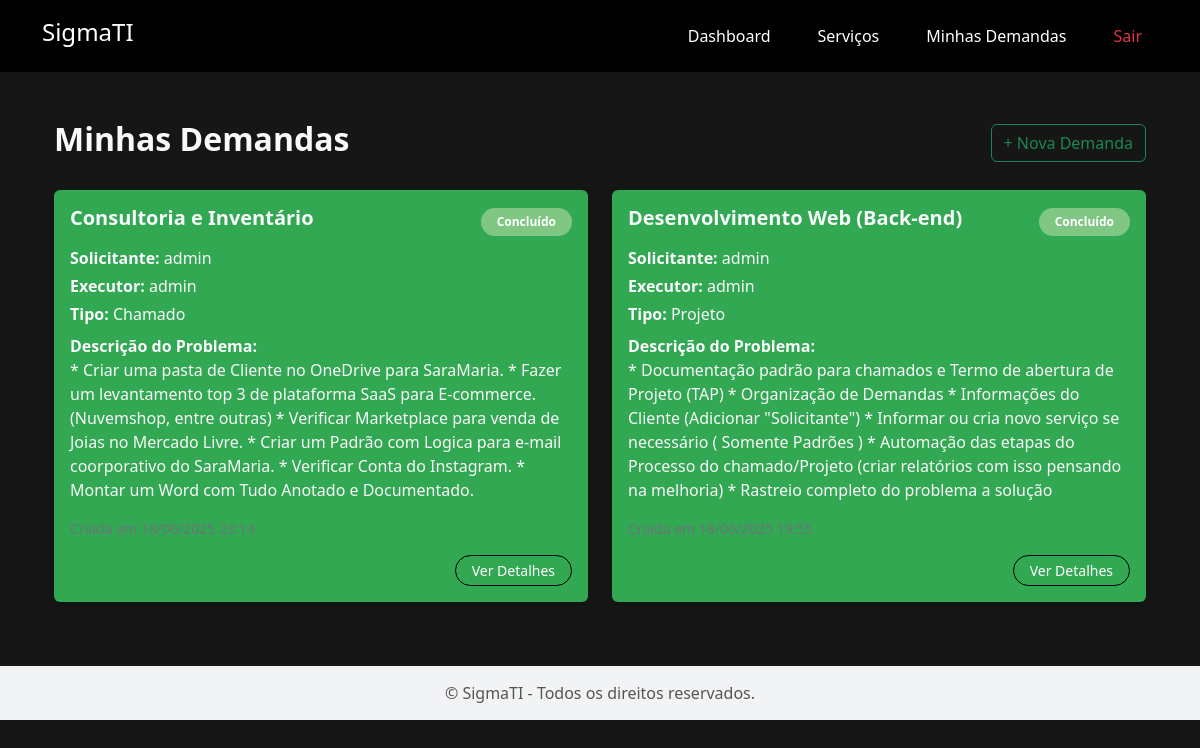
The app's page /listar_demandas/ (signed in), older data.
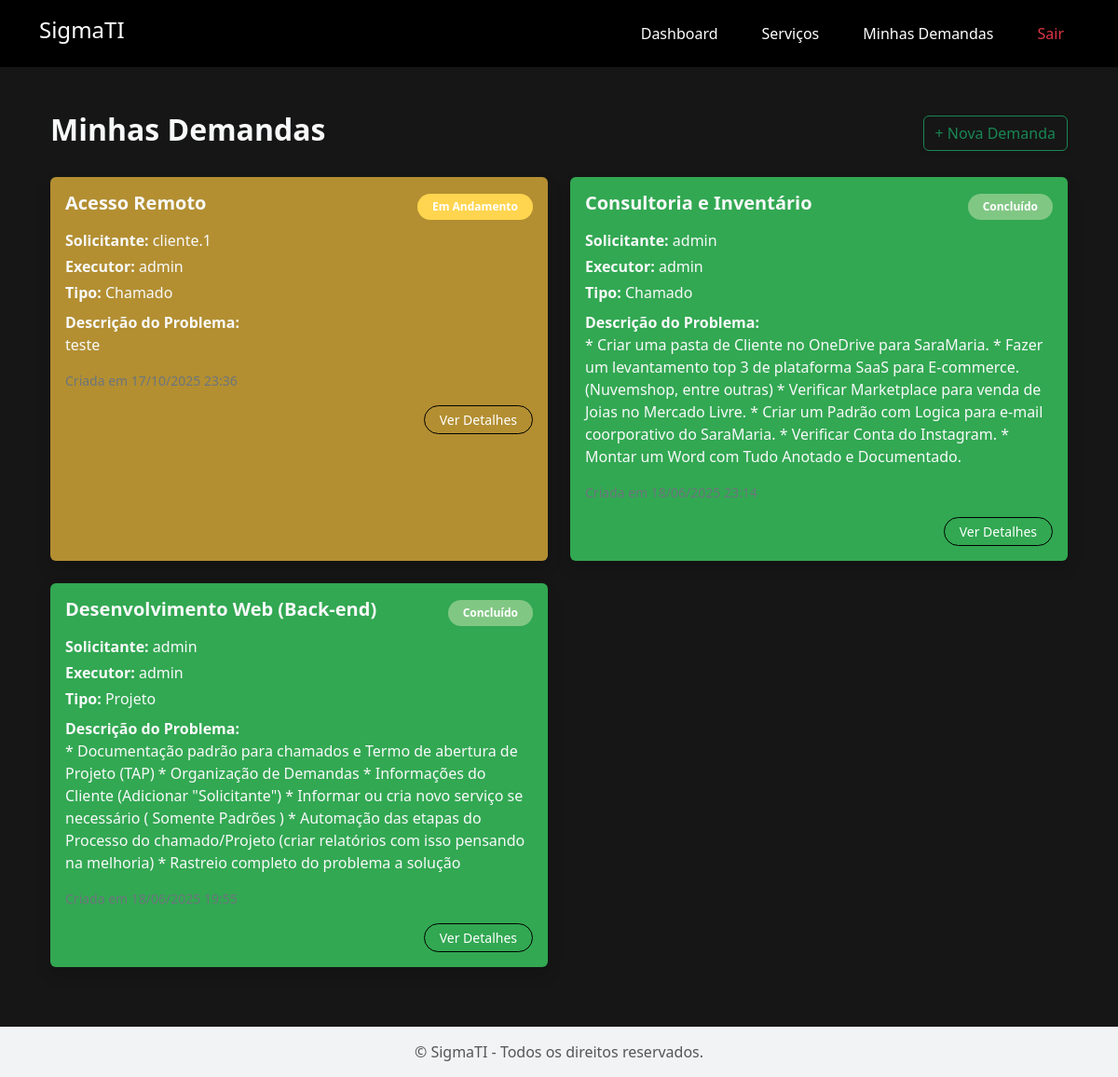
The same page, newer data.
### AppHome/models.py (models this page shows, shortened)
class Demanda(models.Model):
    CHAMADO = 'Chamado'
    PROJETO = 'Projeto'
    TIPO_CHOICES = [
        (CHAMADO, 'Chamado'),
        (PROJETO, 'Projeto'),
    ]
    ABERTO = 'Aberto'
    EM_ANDAMENTO = 'Em Andamento'
    CONCLUIDO = 'Concluído'
    STATUS_CHOICES = [
        (ABERTO, 'Aberto'),
        (EM_ANDAMENTO, 'Em Andamento'),
        (CONCLUIDO, 'Concluído'),
    ]
    solicitante = models.ForeignKey(User, on_delete=models.CASCADE, related_name='demandas_solicitadas')
    servico = models.ForeignKey(Servico, on_delete=models.CASCADE)
    tipo = models.CharField(max_length=10, choices=TIPO_CHOICES, default=CHAMADO)
    descricao_problema = models.TextField()
    status = models.CharField(max_length=20, choices=STATUS_CHOICES, default=ABERTO)
    executor = models.ForeignKey(User, on_delete=models.CASCADE, related_name='demandas_resolvidas', null=True, blank=True)
    descricao_solucao = models.TextField(blank=True, null=True)
    data_criacao = models.DateTimeField(auto_now_add=True)
    data_verificacao = models.DateTimeField(blank=True, null=True)
    data_solucao = models.DateTimeField(blank=True, null=True)
    objetivo = models.TextField(blank=True, null=True)
    escopo = models.TextField(blank=True, null=True)
    justificativa = models.TextField(blank=True, null=True)
    riscos = models.TextField(blank=True, null=True)
    prazos = models.CharField(max_length=255, blank=True, null=True)
    orcamento = models.CharField(max_length=255, blank=True, null=True)
    responsaveis = models.TextField(blank=True, null=True)

class Servico(models.Model):
    CATEGORIAS = [
        ('infraestrutura', 'Infraestrutura'),
        ('desenvolvimento', 'Desenvolvimento'),
        ('automacao', 'Automação'),
        ('suporte', 'Suporte'),
        ('consultoria', 'Consultoria'),
    ]
    MODELOS_COBRANCA = [
        ('hora', 'Hora'),
        ('projeto_fechado', 'Projeto Fechado'),
        ('mensalidade', 'Mensalidade'),
        ('retainer', 'Retainer'),
    ]
    REQUISITOS = [
        ('acesso_a_conta', 'Acesso a Conta'),
        ('acesso_remoto', 'Acesso Remoto'),
        ('documentacao_rede', 'Documentação da Rede'),
        ('acesso_servidor', 'Acesso ao Servidor'),
        ('infraestrutura_basica', 'Infraestrutura Básica'),
        ('equipamento_rede', 'Equipamento de Rede'),
    ]
    FERRAMENTAS = [
        ('AnyDesk', 'AnyDesk'),
        ('pendrive', 'PenDrive'),
        ('powerapps', 'PowerApps'),
        ('python', 'Python'),
        ('django', 'Django'),
        ('react', 'React'),
        ('pfsense', 'Pfsense'),
        ('mikrotik', 'Mikrotik'),
        ('power_apps', 'Power Apps'),
        ('github', 'GitHub'),
        ('azure', 'Azure'),
        ('aws', 'AWS'),
        ('docker', 'Docker'),
        ('sql_server', 'SQL Server'),
    ]
    TEMPO_MEDIO = [
        ('30_minutos','30 minutos'),
        ('1_hora','1 hora'),
        ('3_horas','3 horas'),
        ('6_horas','6 horas'),
        ('12_horas','12 horas'),
        ('1_dia_util', '1 dia útil'),
        ('3_dias_uteis', '3 dias úteis'),
        ('5_dias_uteis', '5 dias úteis'),
        ('1_semana', '1 semana'),
        ('2_semanas', '2 semanas'),
        ('1_mes', '1 mês'),
    ]
    COMPLEXIDADE = [
        ('baixa', 'Baixa'),
        ('media', 'Média'),
        ('alta', 'Alta'),
    ]
    STATUS = [
        ('ativo', 'Ativo'),
        ('em_desenvolvimento', 'Em Desenvolvimento'),
        ('sob_demanda', 'Sob Demanda'),
        ('em_manutencao', 'Em Manutenção'),
    ]
    nome = models.CharField(max_length=100)
    descricao = models.TextField()
    valor = models.DecimalField(max_digits=10, decimal_places=2)
    categoria = models.CharField(max_length=50, choices=CATEGORIAS, default='hora')
    modelo_cobranca = models.CharField(max_length=50, choices=MODELOS_COBRANCA)
    requisitos = models.CharField(max_length=100, choices=REQUISITOS, blank=True, null=True)
    ferramentas = models.CharField(max_length=100, choices=FERRAMENTAS, blank=True, null=True)
    tempo_medio_execucao = models.CharField(max_length=50, choices=TEMPO_MEDIO)
    nivel_complexidade = models.CharField(max_length=50, choices=COMPLEXIDADE)
    status = models.CharField(max_length=50, choices=STATUS)
    documentacao = models.FileField(upload_to='documentos/', blank=True, null=True)

### AppHome/views.py (the view)
# urls.py: path('listar_demandas/', views.listar_demandas, name='listar_demandas'),
@login_required
def listar_demandas(request):
    if request.user.is_superuser or request.user.groups.filter(name="Técnicos").exists():
        demandas = Demanda.objects.all().order_by('-data_criacao')
    else:
        demandas = Demanda.objects.filter(solicitante=request.user).order_by('-data_criacao')
    usuario_pode_alterar = request.user.is_superuser or request.user.groups.filter(name="Técnicos").exists()
    context = {
        'demandas': demandas,
        'usuario_pode_alterar': usuario_pode_alterar,  # 🔹 Passa para o template
    }
    context = {
        'demandas': demandas
    }
    return render(request, 'AppHome/listar_demandas.html', context)

### AppHome/context_processors.py (called while the page is built)
def permissoes_usuario(request):
    if not request.user.is_authenticated:
        return {}
    usuario_pode_alterar = request.user.is_superuser or request.user.groups.filter(name="Técnicos").exists()
    return {
        'usuario_pode_alterar': usuario_pode_alterar
    }

### AppHome/templates/AppHome/listar_demandas.html (shortened to what this page needs)
{% extends "AppHome/base.html" %}
{% block content %}
<div class="container py-4">
    <div class="d-flex justify-content-between align-items-center mb-4">
        <h2 class="fw-bold text-light">Minhas Demandas</h2>
        <a class="btn btn-outline-success shadow-sm" href="{% url 'AppHome:nova_demanda' %}">
            + Nova Demanda
        </a>
    </div>
    {% if demandas %}
    <div class="row row-cols-1 row-cols-md-2 g-4">
        {% for demanda in demandas %}
        <div class="col">
            <div class="card h-100 text-light border-0 shadow"
                style="background-color: {% if demanda.status == 'aberto' %} #a83232 {% elif demanda.status == 'Em Andamento' %}#b38f32{% elif demanda.status == 'Concluído' %}#32a852{% else %}#2f2f2f{% endif %};">
                <div class="card-body">
                    <div class="d-flex justify-content-between align-items-center mb-2">
                        <h5 class="card-title fw-bold">{{ demanda.servico.nome }}</h5>
                        <span class="badge px-3 py-2 rounded-pill"
                            style="background-color:
                                    {% if demanda.status == 'aberto' %} #ff6b6b
                                    {% elif demanda.status == 'Em Andamento' %} #ffd54f
                                    {% elif demanda.status == 'Concluído' %} #81c784
                                    {% else %}#9e9e9e{% endif %};
                                    color: #fff;">
                            {{ demanda.get_status_display }}
                        </span>
                    </div>
                    <p class="text-light mb-1">
                        <strong>Solicitante:</strong> {{ demanda.solicitante.username }}
                    </p>
                    <p class="text-light mb-1">
                        <strong>Executor:</strong>
                        {% if demanda.executor %}
                            {{ demanda.executor.username }}
                        {% else %}
                            <span class="fst-italic">Não atribuído</span>
                        {% endif %}
                    </p>
                    <p class="text-light mb-1"><strong>Tipo:</strong> {{ demanda.tipo }}</p>
                    <p class="mt-2 text-light">
                        <strong>Descrição do Problema:</strong><br>
                        {{ demanda.descricao_problema }}
                    </p>
                    <p class="text-secondary small mt-3 mb-0">
                        Criada em {{ demanda.data_criacao|date:"d/m/Y H:i" }}
                    </p>
                    <div class="text-end mt-3">
                        <a class="btn btn-outline-primary btn-sm rounded-pill px-3"
                        href="{% url 'AppHome:detalhar_demanda' demanda.id %}">
                            Ver Detalhes
                        </a>
                    </div>
                </div>
            </div>
        </div>
        {% endfor %}
    </div>
    {% else %}
    <div class="alert alert-dark border text-center mt-4 text-black" role="alert">
        Nenhuma demanda encontrada no momento.
    </div>
    {% endif %}
</div>
{% endblock %}

Row changes from the older to the newer data that the page shows:
added Demanda: servico.nome "Acesso Remoto", status "Em Andamento", solicitante.username "cliente.1", executor.username "admin", tipo "Chamado", descricao_problema "teste", data_criacao "17/10/2025 23:36"
